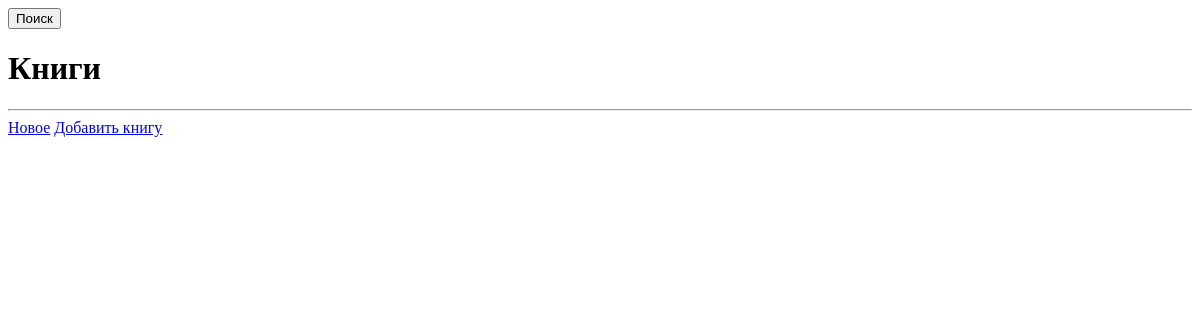
/books_list_template_view/, run on an earlier commit of the app's database.
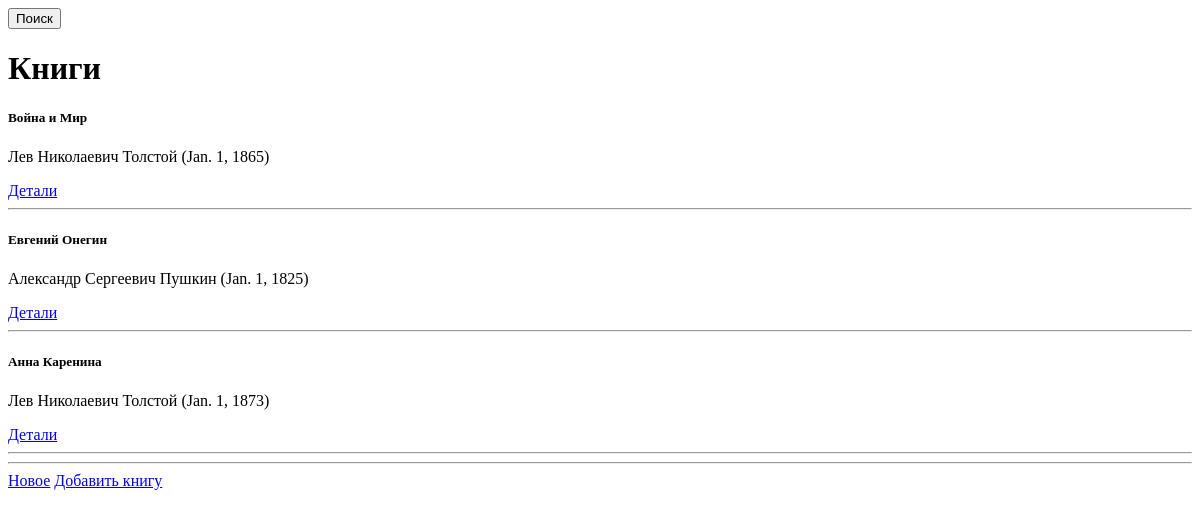
And on a later commit of the database.
### books/models.py (models this page shows, shortened)
class Book(models.Model):
    title = models.CharField(verbose_name='Название', max_length=200)
    author = models.ForeignKey(Author, on_delete=models.CASCADE, related_name="books", blank=True, null=True)
    published_date = models.DateField(verbose_name='Дата публикации', blank=True, null=True)
    class Meta:
        verbose_name = "Книга"
        verbose_name_plural = "Книги"

class Author(models.Model):
    name = models.CharField(max_length=100)
    birthdate = models.DateField()
    class Meta:
        ordering = ["name"]
        verbose_name = "Автор"
        verbose_name_plural = "Авторы"

### books/views.py (the view)
# urls.py: path('books_list_template_view/', views.BookListTemplateView.as_view(), name='book_list_template_view'),
class BookListTemplateView(TemplateView):
    template_name = 'book_shelf/book_list.html'
    def get_context_data(self, **kwargs):
        context = super().get_context_data(**kwargs)
        context['books'] = Book.objects.all()
        return context

### templates/book_shelf/book_list.html (shortened to what this page needs)
{% extends '../base.html' %}
{% load django_bootstrap5 %}
{% block sidebar %}
    <form method="get">
        <button type="submit" class="btn btn-primary">Поиск</button>
    </form>
{% endblock %}
{% block content %}
    <h1>Книги</h1>
    <div class="row">
        {% for book in books %}
            <div class="book_info">
                <h5 class="book_title">{{ book.title }}</h5>
                <p class="book_author">{{ book.author.name }} ({{ book.published_date }})</p>
                <a href="{% url 'book_detail' book.pk %}">Детали</a>
            </div>
            <hr>
        {% endfor %}
        <hr>
        <a href="{% url 'new_books' %}">Новое</a>
        <a href="{% url 'book_create' %}">Добавить книгу</a>
    </div>
{% endblock %}

What changed in the data, as far as the page shows it:
added Book: title "Война и Мир", author.name "Лев Николаевич Толстой", published_date "Jan. 1, 1865"
added Book: title "Евгений Онегин", author.name "Александр Сергеевич Пушкин", published_date "Jan. 1, 1825"
added Book: title "Анна Каренина", author.name "Лев Николаевич Толстой", published_date "Jan. 1, 1873"
